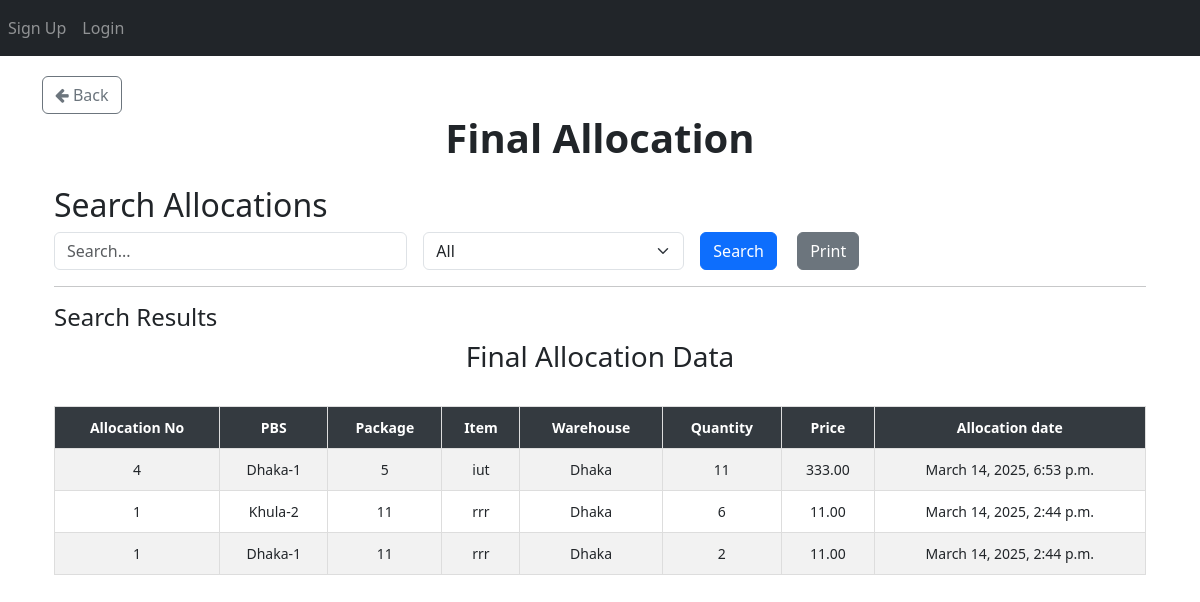
Page /allocation/final_allocation/ on the committed database.
### App_Allocation/models.py (models this page shows, shortened)
class Final_Allocation(models.Model):
    allocation_no = models.ForeignKey(Allocation_Number, on_delete=models.CASCADE)  # Deletes related allocations when removed
    item_primary_key = models.IntegerField(null=True)
    pbs = models.ForeignKey(PBS, on_delete=models.CASCADE)
    package = models.ForeignKey(Package, on_delete=models.CASCADE)
    item = models.ForeignKey(Item, on_delete=models.CASCADE)
    warehouse = models.CharField(max_length=50)
    quantity = models.IntegerField()
    price = models.DecimalField(max_digits=15, decimal_places=2)
    created_at = models.DateTimeField(auto_now_add=True)

class Allocation_Number(models.Model):
    allocation_no = models.IntegerField(unique=True)  # Unique allocation number

class PBS(models.Model):
    name = models.TextField(unique=True)
    def __str__(self):
        return str(self.name)

### App_Entry/models.py (models this page shows, shortened)
class Package(models.Model):
    packageId = models.BigIntegerField(unique=True)

class Item(models.Model):
    WAREHOUSE_CHOICES = [
        ("Dhaka", "Dhaka"),
        ("Khulna", "Khulna"),
        ("Chittagong", "Chittagong"),
    ]
    UNIT_CHOICES = [
        ("Nos.", "Nos."),
        ("Mtr.", "Mtr."),
        ("Km.", "Km."),
        ("Set.", "Set."),
        ("Pair.", "Pair."),
    ]
    name = models.CharField(max_length=255)
    description = models.TextField(blank=True, null=True)
    warehouse = models.CharField(
        max_length=50, choices=WAREHOUSE_CHOICES, default="Dhaka"
    )
    unit_of_item = models.CharField(
        max_length=10, choices=UNIT_CHOICES, default="Nos."
    )  # Updated field
    unit_price = models.DecimalField(max_digits=15, decimal_places=2, default=0.00)
    quantity_of_item = models.BigIntegerField(default=0)
    package = models.ForeignKey(
        Package,
        on_delete=models.SET_NULL,
        related_name="package_of_item",
        null=True,
    )
    created_at = models.DateTimeField(auto_now_add=True)

### App_Allocation/views/view_final_allocation.py (the view, shortened to what this page needs)
# urls.py: path("final_allocation/", views.final_allocation_search, name="final_allocation"),
def final_allocation_search(request):
    query = request.GET.get("query", "")
    filter_by = request.GET.get("filter_by", "All")
    date_filter = request.GET.get("date", "")
    results = Final_Allocation.objects.all().order_by('-created_at')
    if date_filter:
        results = results.filter(created_at__date=date_filter)
    context = {
        "items": results,
        "query": query,
        "filter_by": filter_by,
        "date_filter": date_filter,
    }
    return render(request, "App_Allocation/view_print_Final_Allocation.html", context)

### templates/App_Allocation/view_print_Final_Allocation.html (shortened to what this page needs)
{% extends 'base.html' %}
{% load crispy_forms_tags %}
{% load static %}
{% block body_block %}
<a href="{% url 'App_Allocation:allocation_page' %}" class="btn btn-outline-secondary">
    <i class="fa fa-arrow-left"></i> Back
</a>
<center><h1><b>Final Allocation</b></h1></center>
<div class="container mt-4">
    <h2>Search Allocations</h2>
    <form method="GET" action="{% url 'App_Allocation:final_allocation' %}" class="row g-3">
        <div class="col-md-4">
            <input type="text" name="query" id="searchQuery" class="form-control" placeholder="Search..." value="{{ query }}">
        </div>
        <div class="col-md-3">
            <select name="filter_by" id="filterDropdown" class="form-select" onchange="toggleInputFields()">
                <option value="All" {% if filter_by == "All" %}selected{% endif %}>All</option>
            </select>
        </div>
        <div class="col-md-2">
            <button type="submit" class="btn btn-primary me-3">Search</button>
            <button type="button" class="btn btn-secondary" onclick="printResults()">Print</button>
        </div>
    </form>
    <hr>
    <h4>Search Results</h4>
    <div id="printableArea" class="table-responsive">
        <h3 class="text-center">Final Allocation Data</h3>
        <br>
        <table class="table table-bordered table-striped table-hover">
            <thead class="table-dark sticky-top">
                <tr>
                    <th>Allocation No</th>
                    <th>PBS</th>
                    <th>Package</th>
                    <th>Item</th>
                    <th>Warehouse</th>
                    <th>Quantity</th>
                    <th>Price</th>
                    <th>Allocation date</th>
                </tr>
            </thead>
            <tbody>
                {% if items %}
                    {% for item in items %}
                    <tr>
                        <td>{{ item.allocation_no.allocation_no }}</td>
                        <td>{{ item.pbs }}</td>
                        <td>{{ item.package.packageId }}</td>
                        <td>{{ item.item.name }}</td>
                        <td>{{ item.warehouse }}</td>
                        <td>{{ item.quantity }}</td>
                        <td>{{ item.price }}</td>
                        <td>{{ item.created_at }}</td>
                    </tr>
                    {% endfor %}
                {% else %}
                    <tr>
                        <td colspan="8" class="text-center text-danger">No matching data found</td>
                    </tr>
                {% endif %}
            </tbody>
        </table>
    </div>
</div>
{% endblock %}

### templates/App_Allocation/view_print_Final_Allocation.html (style rules this page uses)
.table { font-size: 14px; text-align: center; }
.sticky-top { position: sticky; top: 0; z-index: 1020; }
.table-dark th { background-color: #343a40 !important; color: white !important; }
.table-bordered th, .table-bordered td { border: 1px solid #ddd !important; padding: 10px; }

### rows in the picture
Final_Allocation: allocation_no.allocation_no "4", pbs "Dhaka-1", package.packageId "5", item.name "iut", warehouse "Dhaka", quantity "11", price "333.00", created_at "March 14, 2025, 6:53 p.m."
Final_Allocation: allocation_no.allocation_no "1", pbs "Khula-2", package.packageId "11", item.name "rrr", warehouse "Dhaka", quantity "6", price "11.00", created_at "March 14, 2025, 2:44 p.m."
Final_Allocation: allocation_no.allocation_no "1", pbs "Dhaka-1", package.packageId "11", item.name "rrr", warehouse "Dhaka", quantity "2", price "11.00", created_at "March 14, 2025, 2:44 p.m."
